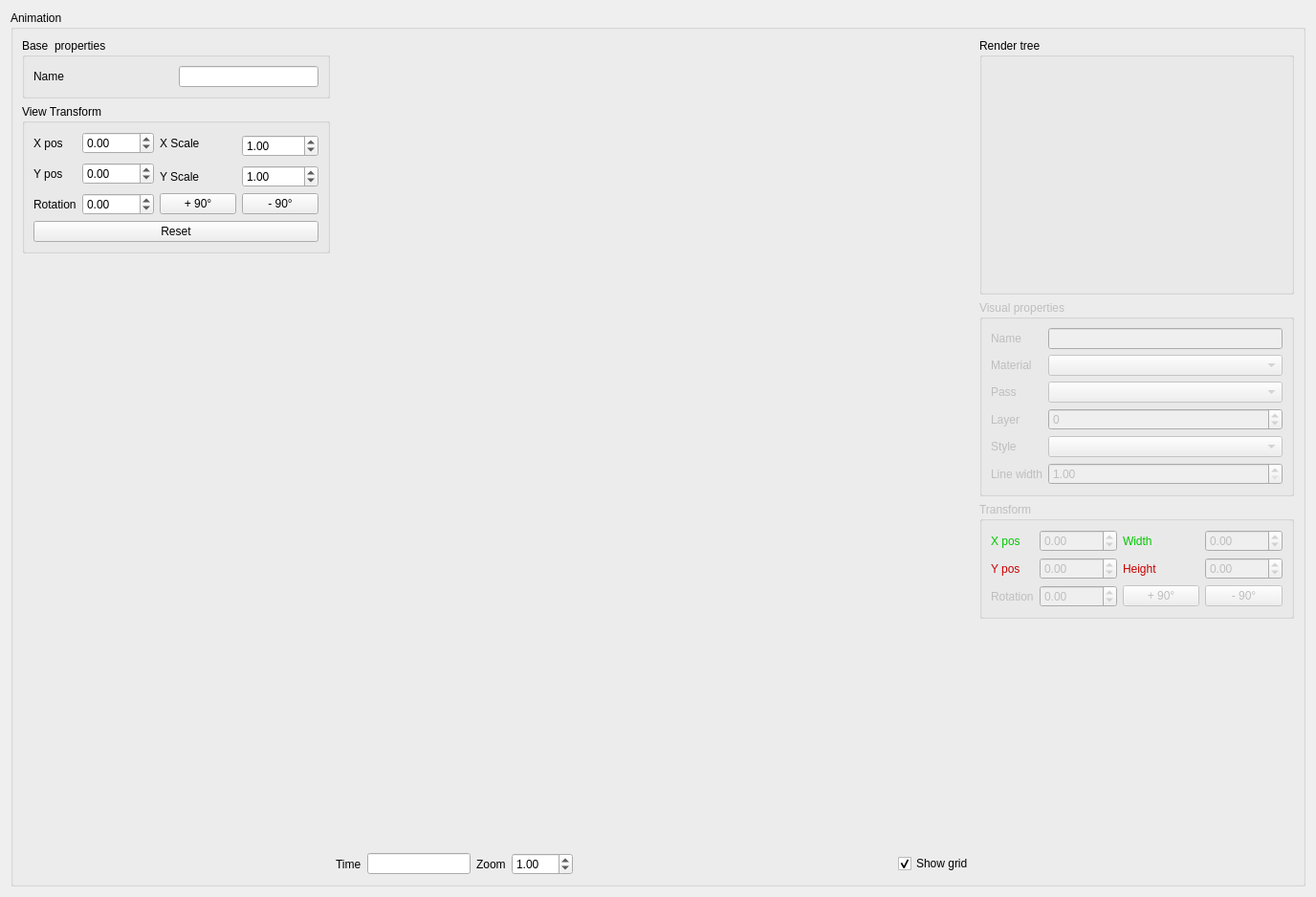
<?xml version="1.0" encoding="UTF-8"?>
<ui version="4.0">
 <class>AnimationWidget</class>
 <widget class="QWidget" name="AnimationWidget">
  <property name="geometry">
   <rect>
    <x>0</x>
    <y>0</y>
    <width>1376</width>
    <height>938</height>
   </rect>
  </property>
  <property name="windowTitle">
   <string>Animation</string>
  </property>
  <property name="windowIcon">
   <iconset resource="../resource/resource.qrc">
    <normaloff>:/16x16_ico_png/animation.png</normaloff>:/16x16_ico_png/animation.png</iconset>
  </property>
  <layout class="QVBoxLayout" name="verticalLayout_7">
   <item>
    <widget class="QGroupBox" name="groupBox_4">
     <property name="title">
      <string>Animation</string>
     </property>
     <layout class="QHBoxLayout" name="horizontalLayout_3">
      <item>
       <layout class="QVBoxLayout" name="verticalLayout_2">
        <item>
         <widget class="QGroupBox" name="groupBox">
          <property name="sizePolicy">
           <sizepolicy hsizetype="Preferred" vsizetype="Preferred">
            <horstretch>0</horstretch>
            <verstretch>0</verstretch>
           </sizepolicy>
          </property>
          <property name="title">
           <string>Base  properties</string>
          </property>
          <layout class="QVBoxLayout" name="verticalLayout_8">
           <item>
            <layout class="QGridLayout" name="gridLayout">
             <item row="0" column="1">
              <widget class="QLineEdit" name="name">
               <property name="sizePolicy">
                <sizepolicy hsizetype="Minimum" vsizetype="Fixed">
                 <horstretch>0</horstretch>
                 <verstretch>0</verstretch>
                </sizepolicy>
               </property>
              </widget>
             </item>
             <item row="0" column="0">
              <widget class="QLabel" name="label">
               <property name="sizePolicy">
                <sizepolicy hsizetype="Minimum" vsizetype="Preferred">
                 <horstretch>0</horstretch>
                 <verstretch>0</verstretch>
                </sizepolicy>
               </property>
               <property name="text">
                <string>Name</string>
               </property>
              </widget>
             </item>
            </layout>
           </item>
          </layout>
         </widget>
        </item>
        <item>
         <widget class="QGroupBox" name="transform">
          <property name="title">
           <string>View Transform</string>
          </property>
          <property name="checkable">
           <bool>false</bool>
          </property>
          <property name="checked">
           <bool>false</bool>
          </property>
          <layout class="QVBoxLayout" name="verticalLayout_5">
           <item>
            <layout class="QGridLayout" name="gridLayout_4">
             <item row="0" column="0">
              <widget class="QLabel" name="label_18">
               <property name="text">
                <string>X pos</string>
               </property>
              </widget>
             </item>
             <item row="0" column="1">
              <widget class="QDoubleSpinBox" name="translateX">
               <property name="sizePolicy">
                <sizepolicy hsizetype="Minimum" vsizetype="Fixed">
                 <horstretch>0</horstretch>
                 <verstretch>0</verstretch>
                </sizepolicy>
               </property>
               <property name="minimum">
                <double>-1000.000000000000000</double>
               </property>
               <property name="maximum">
                <double>1000.000000000000000</double>
               </property>
               <property name="stepType">
                <enum>QAbstractSpinBox::AdaptiveDecimalStepType</enum>
               </property>
              </widget>
             </item>
             <item row="0" column="2">
              <widget class="QLabel" name="label_20">
               <property name="text">
                <string>X Scale</string>
               </property>
              </widget>
             </item>
             <item row="0" column="3" rowspan="2">
              <widget class="QDoubleSpinBox" name="scaleX">
               <property name="sizePolicy">
                <sizepolicy hsizetype="Minimum" vsizetype="Fixed">
                 <horstretch>0</horstretch>
                 <verstretch>0</verstretch>
                </sizepolicy>
               </property>
               <property name="minimum">
                <double>0.100000000000000</double>
               </property>
               <property name="maximum">
                <double>100.000000000000000</double>
               </property>
               <property name="singleStep">
                <double>0.100000000000000</double>
               </property>
               <property name="stepType">
                <enum>QAbstractSpinBox::AdaptiveDecimalStepType</enum>
               </property>
               <property name="value">
                <double>1.000000000000000</double>
               </property>
              </widget>
             </item>
             <item row="1" column="0" rowspan="2">
              <widget class="QLabel" name="label_21">
               <property name="text">
                <string>Y pos</string>
               </property>
              </widget>
             </item>
             <item row="1" column="1" rowspan="2">
              <widget class="QDoubleSpinBox" name="translateY">
               <property name="sizePolicy">
                <sizepolicy hsizetype="Minimum" vsizetype="Fixed">
                 <horstretch>0</horstretch>
                 <verstretch>0</verstretch>
                </sizepolicy>
               </property>
               <property name="minimum">
                <double>-1000.000000000000000</double>
               </property>
               <property name="maximum">
                <double>1000.000000000000000</double>
               </property>
               <property name="stepType">
                <enum>QAbstractSpinBox::AdaptiveDecimalStepType</enum>
               </property>
              </widget>
             </item>
             <item row="2" column="2">
              <widget class="QLabel" name="label_19">
               <property name="text">
                <string>Y Scale</string>
               </property>
              </widget>
             </item>
             <item row="2" column="3">
              <widget class="QDoubleSpinBox" name="scaleY">
               <property name="minimum">
                <double>0.100000000000000</double>
               </property>
               <property name="maximum">
                <double>100.000000000000000</double>
               </property>
               <property name="singleStep">
                <double>0.100000000000000</double>
               </property>
               <property name="stepType">
                <enum>QAbstractSpinBox::AdaptiveDecimalStepType</enum>
               </property>
               <property name="value">
                <double>1.000000000000000</double>
               </property>
              </widget>
             </item>
             <item row="3" column="0">
              <widget class="QLabel" name="label_22">
               <property name="text">
                <string>Rotation</string>
               </property>
              </widget>
             </item>
             <item row="3" column="1">
              <widget class="QDoubleSpinBox" name="rotation">
               <property name="wrapping">
                <bool>true</bool>
               </property>
               <property name="minimum">
                <double>-180.000000000000000</double>
               </property>
               <property name="maximum">
                <double>180.000000000000000</double>
               </property>
               <property name="stepType">
                <enum>QAbstractSpinBox::AdaptiveDecimalStepType</enum>
               </property>
              </widget>
             </item>
             <item row="3" column="2">
              <widget class="QPushButton" name="plus90">
               <property name="text">
                <string>+ 90°</string>
               </property>
              </widget>
             </item>
             <item row="3" column="3">
              <widget class="QPushButton" name="minus90">
               <property name="text">
                <string>- 90°</string>
               </property>
              </widget>
             </item>
            </layout>
           </item>
           <item>
            <widget class="QPushButton" name="resetTransform">
             <property name="text">
              <string>Reset</string>
             </property>
            </widget>
           </item>
          </layout>
         </widget>
        </item>
        <item>
         <spacer name="verticalSpacer">
          <property name="orientation">
           <enum>Qt::Vertical</enum>
          </property>
          <property name="sizeHint" stdset="0">
           <size>
            <width>20</width>
            <height>40</height>
           </size>
          </property>
         </spacer>
        </item>
       </layout>
      </item>
      <item>
       <layout class="QVBoxLayout" name="verticalLayout_6">
        <item>
         <widget class="gui::GfxWidget" name="widget" native="true">
          <property name="sizePolicy">
           <sizepolicy hsizetype="MinimumExpanding" vsizetype="MinimumExpanding">
            <horstretch>0</horstretch>
            <verstretch>0</verstretch>
           </sizepolicy>
          </property>
         </widget>
        </item>
        <item>
         <layout class="QHBoxLayout" name="horizontalLayout_2">
          <item>
           <widget class="QLabel" name="label_7">
            <property name="text">
             <string>Time</string>
            </property>
           </widget>
          </item>
          <item>
           <widget class="QLineEdit" name="time">
            <property name="sizePolicy">
             <sizepolicy hsizetype="Minimum" vsizetype="Fixed">
              <horstretch>0</horstretch>
              <verstretch>0</verstretch>
             </sizepolicy>
            </property>
            <property name="readOnly">
             <bool>true</bool>
            </property>
           </widget>
          </item>
          <item>
           <widget class="QLabel" name="label_9">
            <property name="text">
             <string>Zoom</string>
            </property>
           </widget>
          </item>
          <item>
           <widget class="QDoubleSpinBox" name="zoom">
            <property name="minimum">
             <double>0.100000000000000</double>
            </property>
            <property name="maximum">
             <double>100.000000000000000</double>
            </property>
            <property name="singleStep">
             <double>0.100000000000000</double>
            </property>
            <property name="stepType">
             <enum>QAbstractSpinBox::AdaptiveDecimalStepType</enum>
            </property>
            <property name="value">
             <double>1.000000000000000</double>
            </property>
           </widget>
          </item>
          <item>
           <spacer name="horizontalSpacer_2">
            <property name="orientation">
             <enum>Qt::Horizontal</enum>
            </property>
            <property name="sizeHint" stdset="0">
             <size>
              <width>40</width>
              <height>20</height>
             </size>
            </property>
           </spacer>
          </item>
          <item>
           <widget class="QCheckBox" name="showGrid">
            <property name="text">
             <string>Show grid</string>
            </property>
            <property name="checked">
             <bool>true</bool>
            </property>
           </widget>
          </item>
         </layout>
        </item>
       </layout>
      </item>
      <item>
       <layout class="QVBoxLayout" name="verticalLayout_3">
        <item>
         <widget class="QGroupBox" name="groupBox_2">
          <property name="sizePolicy">
           <sizepolicy hsizetype="Minimum" vsizetype="Preferred">
            <horstretch>0</horstretch>
            <verstretch>0</verstretch>
           </sizepolicy>
          </property>
          <property name="title">
           <string>Render tree</string>
          </property>
          <layout class="QVBoxLayout" name="verticalLayout">
           <item>
            <widget class="gui::TreeWidget" name="tree" native="true">
             <property name="sizePolicy">
              <sizepolicy hsizetype="Preferred" vsizetype="Expanding">
               <horstretch>0</horstretch>
               <verstretch>0</verstretch>
              </sizepolicy>
             </property>
             <property name="minimumSize">
              <size>
               <width>0</width>
               <height>200</height>
              </size>
             </property>
             <property name="maximumSize">
              <size>
               <width>16777215</width>
               <height>16777215</height>
              </size>
             </property>
             <property name="contextMenuPolicy">
              <enum>Qt::CustomContextMenu</enum>
             </property>
             <property name="styleSheet">
              <string notr="true">QFrame:hover {
  border: 1px solid #148CD2;
  color: #F0F0F0;
}
</string>
             </property>
            </widget>
           </item>
          </layout>
         </widget>
        </item>
        <item>
         <widget class="QGroupBox" name="cProperties">
          <property name="enabled">
           <bool>false</bool>
          </property>
          <property name="sizePolicy">
           <sizepolicy hsizetype="Minimum" vsizetype="Preferred">
            <horstretch>0</horstretch>
            <verstretch>0</verstretch>
           </sizepolicy>
          </property>
          <property name="title">
           <string>Visual properties</string>
          </property>
          <layout class="QGridLayout" name="gridLayout_2">
           <item row="1" column="0">
            <widget class="QLabel" name="label_6">
             <property name="sizePolicy">
              <sizepolicy hsizetype="Maximum" vsizetype="Preferred">
               <horstretch>0</horstretch>
               <verstretch>0</verstretch>
              </sizepolicy>
             </property>
             <property name="text">
              <string>Material</string>
             </property>
            </widget>
           </item>
           <item row="4" column="0">
            <widget class="QLabel" name="label_4">
             <property name="text">
              <string>Style</string>
             </property>
            </widget>
           </item>
           <item row="2" column="1">
            <widget class="QComboBox" name="renderPass">
             <property name="sizePolicy">
              <sizepolicy hsizetype="Minimum" vsizetype="Fixed">
               <horstretch>0</horstretch>
               <verstretch>0</verstretch>
              </sizepolicy>
             </property>
            </widget>
           </item>
           <item row="0" column="0">
            <widget class="QLabel" name="label_3">
             <property name="text">
              <string>Name</string>
             </property>
            </widget>
           </item>
           <item row="0" column="1">
            <widget class="QLineEdit" name="cName">
             <property name="sizePolicy">
              <sizepolicy hsizetype="Minimum" vsizetype="Fixed">
               <horstretch>0</horstretch>
               <verstretch>0</verstretch>
              </sizepolicy>
             </property>
            </widget>
           </item>
           <item row="2" column="0">
            <widget class="QLabel" name="label_8">
             <property name="text">
              <string>Pass </string>
             </property>
            </widget>
           </item>
           <item row="3" column="1">
            <layout class="QHBoxLayout" name="horizontalLayout">
             <item>
              <widget class="QSpinBox" name="layer">
               <property name="minimum">
                <number>-100</number>
               </property>
               <property name="maximum">
                <number>100</number>
               </property>
              </widget>
             </item>
            </layout>
           </item>
           <item row="4" column="1">
            <widget class="QComboBox" name="renderStyle"/>
           </item>
           <item row="1" column="1">
            <widget class="QComboBox" name="materials">
             <property name="sizePolicy">
              <sizepolicy hsizetype="Minimum" vsizetype="Fixed">
               <horstretch>0</horstretch>
               <verstretch>0</verstretch>
              </sizepolicy>
             </property>
            </widget>
           </item>
           <item row="3" column="0">
            <widget class="QLabel" name="label_27">
             <property name="text">
              <string>Layer</string>
             </property>
            </widget>
           </item>
           <item row="5" column="0">
            <widget class="QLabel" name="label_5">
             <property name="text">
              <string>Line width</string>
             </property>
            </widget>
           </item>
           <item row="5" column="1">
            <widget class="QDoubleSpinBox" name="lineWidth">
             <property name="minimum">
              <double>1.000000000000000</double>
             </property>
            </widget>
           </item>
          </layout>
         </widget>
        </item>
        <item>
         <widget class="QGroupBox" name="cTransform">
          <property name="enabled">
           <bool>false</bool>
          </property>
          <property name="title">
           <string>Transform</string>
          </property>
          <property name="checkable">
           <bool>false</bool>
          </property>
          <property name="checked">
           <bool>false</bool>
          </property>
          <layout class="QVBoxLayout" name="verticalLayout_4">
           <item>
            <layout class="QGridLayout" name="gridLayout_3">
             <item row="1" column="0">
              <widget class="QLabel" name="label_23">
               <property name="styleSheet">
                <string notr="true">color: rgb(0, 200, 0)</string>
               </property>
               <property name="text">
                <string>X pos</string>
               </property>
              </widget>
             </item>
             <item row="1" column="1">
              <widget class="QDoubleSpinBox" name="cTranslateX">
               <property name="sizePolicy">
                <sizepolicy hsizetype="Minimum" vsizetype="Fixed">
                 <horstretch>0</horstretch>
                 <verstretch>0</verstretch>
                </sizepolicy>
               </property>
               <property name="minimum">
                <double>-10000.000000000000000</double>
               </property>
               <property name="maximum">
                <double>10000.000000000000000</double>
               </property>
               <property name="stepType">
                <enum>QAbstractSpinBox::AdaptiveDecimalStepType</enum>
               </property>
              </widget>
             </item>
             <item row="4" column="1">
              <widget class="QDoubleSpinBox" name="cRotation">
               <property name="wrapping">
                <bool>true</bool>
               </property>
               <property name="minimum">
                <double>-180.000000000000000</double>
               </property>
               <property name="maximum">
                <double>180.000000000000000</double>
               </property>
               <property name="stepType">
                <enum>QAbstractSpinBox::AdaptiveDecimalStepType</enum>
               </property>
              </widget>
             </item>
             <item row="3" column="1">
              <widget class="QDoubleSpinBox" name="cTranslateY">
               <property name="sizePolicy">
                <sizepolicy hsizetype="Minimum" vsizetype="Fixed">
                 <horstretch>0</horstretch>
                 <verstretch>0</verstretch>
                </sizepolicy>
               </property>
               <property name="minimum">
                <double>-10000.000000000000000</double>
               </property>
               <property name="maximum">
                <double>10000.000000000000000</double>
               </property>
               <property name="stepType">
                <enum>QAbstractSpinBox::AdaptiveDecimalStepType</enum>
               </property>
              </widget>
             </item>
             <item row="1" column="3">
              <widget class="QDoubleSpinBox" name="cSizeX">
               <property name="sizePolicy">
                <sizepolicy hsizetype="Minimum" vsizetype="Fixed">
                 <horstretch>0</horstretch>
                 <verstretch>0</verstretch>
                </sizepolicy>
               </property>
               <property name="minimum">
                <double>-10000.000000000000000</double>
               </property>
               <property name="maximum">
                <double>10000.000000000000000</double>
               </property>
               <property name="stepType">
                <enum>QAbstractSpinBox::AdaptiveDecimalStepType</enum>
               </property>
              </widget>
             </item>
             <item row="4" column="2">
              <widget class="QPushButton" name="cPlus90">
               <property name="text">
                <string>+ 90°</string>
               </property>
              </widget>
             </item>
             <item row="3" column="0">
              <widget class="QLabel" name="label_26">
               <property name="styleSheet">
                <string notr="true">color: rgb(200,0, 0)</string>
               </property>
               <property name="text">
                <string>Y pos</string>
               </property>
              </widget>
             </item>
             <item row="1" column="2">
              <widget class="QLabel" name="label_24">
               <property name="styleSheet">
                <string notr="true">color: rgb(0, 200, 0)</string>
               </property>
               <property name="text">
                <string>Width</string>
               </property>
              </widget>
             </item>
             <item row="4" column="0">
              <widget class="QLabel" name="label_28">
               <property name="text">
                <string>Rotation</string>
               </property>
              </widget>
             </item>
             <item row="3" column="2">
              <widget class="QLabel" name="label_2">
               <property name="styleSheet">
                <string notr="true">color: rgb(200,0, 0)</string>
               </property>
               <property name="text">
                <string>Height</string>
               </property>
              </widget>
             </item>
             <item row="3" column="3">
              <widget class="QDoubleSpinBox" name="cSizeY">
               <property name="minimum">
                <double>-10000.000000000000000</double>
               </property>
               <property name="maximum">
                <double>10000.000000000000000</double>
               </property>
               <property name="stepType">
                <enum>QAbstractSpinBox::AdaptiveDecimalStepType</enum>
               </property>
              </widget>
             </item>
             <item row="4" column="3">
              <widget class="QPushButton" name="cMinus90">
               <property name="text">
                <string>- 90°</string>
               </property>
              </widget>
             </item>
            </layout>
           </item>
          </layout>
         </widget>
        </item>
        <item>
         <spacer name="verticalSpacer_4">
          <property name="orientation">
           <enum>Qt::Vertical</enum>
          </property>
          <property name="sizeType">
           <enum>QSizePolicy::MinimumExpanding</enum>
          </property>
          <property name="sizeHint" stdset="0">
           <size>
            <width>20</width>
            <height>40</height>
           </size>
          </property>
         </spacer>
        </item>
       </layout>
      </item>
     </layout>
    </widget>
   </item>
  </layout>
  <action name="actionNewRect">
   <property name="checkable">
    <bool>true</bool>
   </property>
   <property name="icon">
    <iconset resource="../resource/resource.qrc">
     <normaloff>:/32x32_ico_png/rectangle.png</normaloff>:/32x32_ico_png/rectangle.png</iconset>
   </property>
   <property name="text">
    <string>New Rect</string>
   </property>
  </action>
  <action name="actionDeleteComponent">
   <property name="icon">
    <iconset resource="../resource/resource.qrc">
     <normaloff>:/16x16_ico_png/delete.png</normaloff>:/16x16_ico_png/delete.png</iconset>
   </property>
   <property name="text">
    <string>Delete</string>
   </property>
   <property name="toolTip">
    <string>Delete animation component</string>
   </property>
  </action>
  <action name="actionPlay">
   <property name="icon">
    <iconset resource="../resource/resource.qrc">
     <normaloff>:/32x32_ico_png/play.png</normaloff>:/32x32_ico_png/play.png</iconset>
   </property>
   <property name="text">
    <string>Play</string>
   </property>
   <property name="shortcut">
    <string>Return</string>
   </property>
  </action>
  <action name="actionStop">
   <property name="icon">
    <iconset resource="../resource/resource.qrc">
     <normaloff>:/32x32_ico_png/stop.png</normaloff>:/32x32_ico_png/stop.png</iconset>
   </property>
   <property name="text">
    <string>Stop</string>
   </property>
  </action>
  <action name="actionPause">
   <property name="icon">
    <iconset resource="../resource/resource.qrc">
     <normaloff>:/32x32_ico_png/pause.png</normaloff>:/32x32_ico_png/pause.png</iconset>
   </property>
   <property name="text">
    <string>Pause</string>
   </property>
  </action>
  <action name="actionNewCircle">
   <property name="checkable">
    <bool>true</bool>
   </property>
   <property name="icon">
    <iconset resource="../resource/resource.qrc">
     <normaloff>:/32x32_ico_png/circle.png</normaloff>:/32x32_ico_png/circle.png</iconset>
   </property>
   <property name="text">
    <string>New Circle</string>
   </property>
   <property name="toolTip">
    <string>New Circle</string>
   </property>
  </action>
  <action name="actionNewTriangle">
   <property name="checkable">
    <bool>true</bool>
   </property>
   <property name="icon">
    <iconset resource="../resource/resource.qrc">
     <normaloff>:/32x32_ico_png/triangle.png</normaloff>:/32x32_ico_png/triangle.png</iconset>
   </property>
   <property name="text">
    <string>New Triangle</string>
   </property>
   <property name="toolTip">
    <string>New Triangle</string>
   </property>
  </action>
  <action name="actionNewArrow">
   <property name="checkable">
    <bool>true</bool>
   </property>
   <property name="icon">
    <iconset resource="../resource/resource.qrc">
     <normaloff>:/32x32_ico_png/arrow.png</normaloff>:/32x32_ico_png/arrow.png</iconset>
   </property>
   <property name="text">
    <string>New Arrow</string>
   </property>
   <property name="toolTip">
    <string>New Arrow</string>
   </property>
  </action>
  <action name="actionSave">
   <property name="icon">
    <iconset resource="../resource/resource.qrc">
     <normaloff>:/32x32_ico_png/save.png</normaloff>:/32x32_ico_png/save.png</iconset>
   </property>
   <property name="text">
    <string>Save</string>
   </property>
   <property name="toolTip">
    <string>Save animation</string>
   </property>
   <property name="shortcut">
    <string>Ctrl+S</string>
   </property>
  </action>
 </widget>
 <customwidgets>
  <customwidget>
   <class>gui::GfxWidget</class>
   <extends>QWidget</extends>
   <header>gfxwidget.h</header>
   <container>1</container>
  </customwidget>
  <customwidget>
   <class>gui::TreeWidget</class>
   <extends>QWidget</extends>
   <header>treewidget.h</header>
   <container>1</container>
  </customwidget>
 </customwidgets>
 <tabstops>
  <tabstop>name</tabstop>
  <tabstop>translateX</tabstop>
  <tabstop>translateY</tabstop>
  <tabstop>scaleX</tabstop>
  <tabstop>scaleY</tabstop>
  <tabstop>rotation</tabstop>
  <tabstop>plus90</tabstop>
  <tabstop>minus90</tabstop>
  <tabstop>resetTransform</tabstop>
  <tabstop>cName</tabstop>
  <tabstop>materials</tabstop>
  <tabstop>renderPass</tabstop>
  <tabstop>layer</tabstop>
  <tabstop>renderStyle</tabstop>
  <tabstop>lineWidth</tabstop>
  <tabstop>cTranslateX</tabstop>
  <tabstop>cTranslateY</tabstop>
  <tabstop>cSizeX</tabstop>
  <tabstop>cSizeY</tabstop>
  <tabstop>cRotation</tabstop>
  <tabstop>cPlus90</tabstop>
  <tabstop>cMinus90</tabstop>
  <tabstop>time</tabstop>
  <tabstop>zoom</tabstop>
  <tabstop>showGrid</tabstop>
 </tabstops>
 <resources>
  <include location="../resource/resource.qrc"/>
 </resources>
 <connections/>
</ui>
